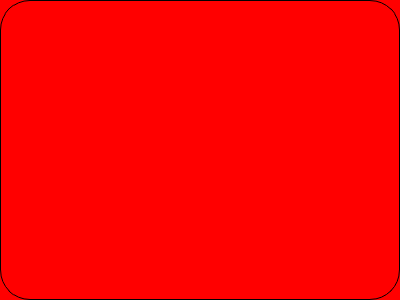
<?xml version="1.0" encoding="UTF-8"?>
<ui version="4.0">
 <class>Frame</class>
 <widget class="QFrame" name="Frame">
  <property name="geometry">
   <rect>
    <x>0</x>
    <y>0</y>
    <width>400</width>
    <height>300</height>
   </rect>
  </property>
  <property name="windowTitle">
   <string>Frame</string>
  </property>
  <property name="styleSheet">
   <string notr="true">.QFrame{background-color: red; border: 1px solid black; border-radius: 30px;}</string>
  </property>
 </widget>
 <resources/>
 <connections/>
</ui>
